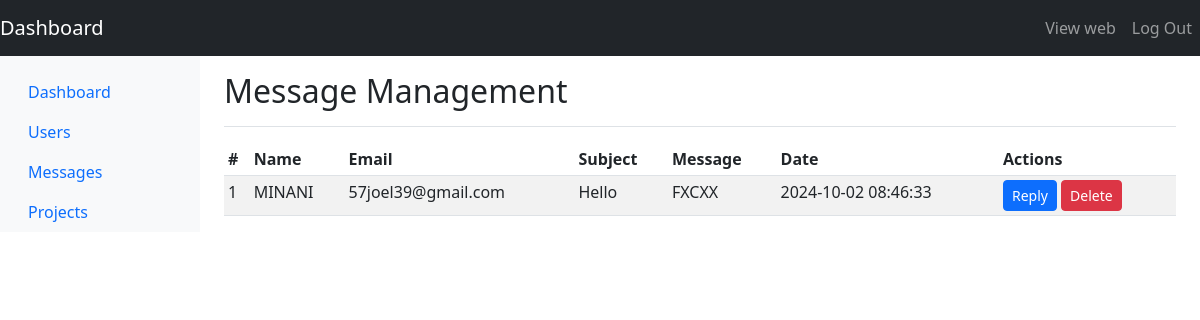
Screenshot of /message.php (signed in) with the database file from the repository.
### tables this page shows
CREATE TABLE `messages` (
  `id` int(11) NOT NULL,
  `name` varchar(100) NOT NULL,
  `email` varchar(100) NOT NULL,
  `subject` varchar(255) NOT NULL,
  `message` text NOT NULL,
  `created_at` timestamp NOT NULL DEFAULT current_timestamp()
);

### message.php (the view, shortened to what this page needs)
<?php
require 'config.php';
$sql = "SELECT * FROM messages ORDER BY created_at DESC";
$stmt = $pdo->prepare($sql);
$stmt->execute();
$messages = $stmt->fetchAll();
?>
<!DOCTYPE html>
<html lang="en">
<head>
    <link href="https://cdn.jsdelivr.net/npm/bootstrap@5.3.0-alpha3/dist/css/bootstrap.min.css" rel="stylesheet">
</head>
<body>
    <nav class="navbar navbar-expand-lg navbar-dark bg-dark">
        <a class="navbar-brand" href="#">Dashboard</a>
        <div class="collapse navbar-collapse" id="navbarNav">
            <ul class="navbar-nav ms-auto">
                <li class="nav-item">
                    <a class="nav-link" href="index.php">View web</a>
                </li>
                <li class="nav-item">
                    <a class="nav-link" href="logout.php">Log Out</a>
                </li>
            </ul>
        </div>
    </nav>
    <div class="container-fluid">
        <div class="row">
            <nav id="sidebar" class="col-md-3 col-lg-2 d-md-block bg-light sidebar">
                <div class="position-sticky pt-3">
                    <ul class="nav flex-column">
                        <li class="nav-item">
                            <a class="nav-link active" aria-current="page" href="dashboard.php">Dashboard</a>
                        </li>
                        <li class="nav-item">
                            <a class="nav-link" href="user.php">Users</a>
                        </li>
                        <li class="nav-item">
                            <a class="nav-link" href="message.php">Messages</a>
                        </li>
                        <li class="nav-item">
                            <a class="nav-link" href="project.php">Projects</a>
                        </li>
                    </ul>
                </div>
            </nav>
            <main class="col-md-9 ms-sm-auto col-lg-10 px-md-4">
                <div class="d-flex justify-content-between flex-wrap flex-md-nowrap align-items-center pt-3 pb-2 mb-3 border-bottom">
                    <h1 class="h2">Message Management</h1>
                </div>
                <div class="table-responsive">
                    <table class="table table-striped table-sm">
                        <thead>
                            <tr>
                                <th>#</th>
                                <th>Name</th>
                                <th>Email</th>
                                <th>Subject</th>
                                <th>Message</th>
                                <th>Date</th>
                                <th>Actions</th>
                            </tr>
                        </thead>
                        <tbody>
                            <?php foreach ($messages as $message): ?>
                            <tr>
                                <td><?php echo $message['id']; ?></td>
                                <td><?php echo htmlspecialchars($message['name']); ?></td>
                                <td><?php echo htmlspecialchars($message['email']); ?></td>
                                <td><?php echo htmlspecialchars($message['subject']); ?></td>
                                <td><?php echo htmlspecialchars($message['message']); ?></td>
                                <td><?php echo $message['created_at']; ?></td>
                                <td>
                                    <button type="button" class="btn btn-primary btn-sm" data-bs-toggle="modal" data-bs-target="#replyModal<?php echo $message['id']; ?>">
                                        Reply
                                    </button>
                                    <a href="delete_message.php?id=<?php echo $message['id']; ?>" class="btn btn-danger btn-sm" onclick="return confirm('Are you sure you want to delete this message?');">Delete</a>
                                </td>
                            </tr>
                            <?php endforeach; ?>
                        </tbody>
                    </table>
                </div>
            </main>
        </div>
    </div>
</body>
</html>

### rows the page displays
messages: id "1", name "MINANI", email "57joel39@gmail.com", subject "Hello", message "FXCXX", created_at "2024-10-02 08:46:33"
